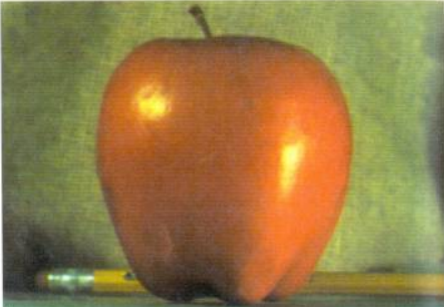
#> input picture xu li anh bai tap lon/images/apple.png, 444 x 307 px, found by its file name
$ python chuong1.py
#> lines starting #> are read from the running program, lines starting #| are printed output that depends on the picture
import cv2
import matplotlib.pyplot as plt

# Đọc hình ảnh từ file
image = cv2.imread(r'C:\Users\hoang\Desktop\file code\xu ly anh\xu li anh bai tap lon\images\apple.png')
#> image is the input picture: shape (307, 444, 3); mean B, G, R 70.7, 122.5, 147.8


# Chuyển đổi hình ảnh sang định dạng RGB (OpenCV đọc theo định dạng BGR)
image_rgb = cv2.cvtColor(image, cv2.COLOR_BGR2RGB)

# Chuyển đổi hình ảnh sang đen-trắng
gray_image = cv2.cvtColor(image, cv2.COLOR_BGR2GRAY)
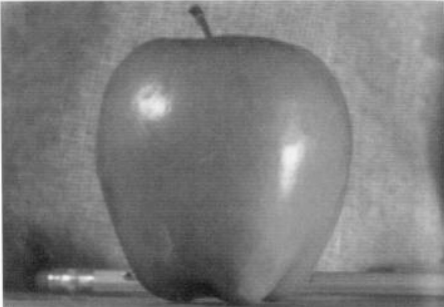
#> gray_image: shape (307, 444); min 21, max 255, mean 124.1

# Hiển thị hình ảnh gốc và hình ảnh đen-trắng
plt.figure(figsize=(10, 5))
plt.subplot(1, 2, 1)
plt.title('Hình ảnh gốc')
plt.imshow(image_rgb)
plt.axis('off')

plt.subplot(1, 2, 2)
plt.title('Hình ảnh Đen-Trắng')
plt.imshow(gray_image, cmap='gray')
plt.axis('off')

plt.show()
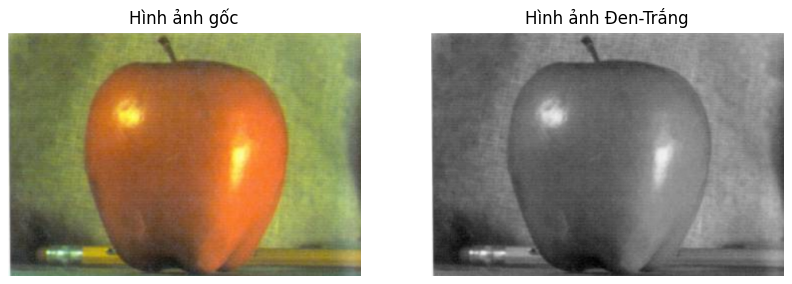
#> figure drawn by matplotlib, 2 panels
